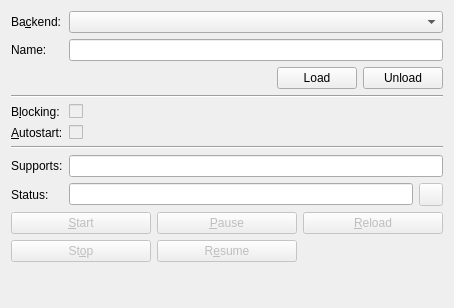
<?xml version="1.0" encoding="UTF-8"?>
<ui version="4.0">
 <class>ControlWidget</class>
 <widget class="QWidget" name="ControlWidget">
  <property name="geometry">
   <rect>
    <x>0</x>
    <y>0</y>
    <width>454</width>
    <height>308</height>
   </rect>
  </property>
  <property name="windowTitle">
   <string>ControlWidget</string>
  </property>
  <layout class="QFormLayout" name="formLayout">
   <item row="0" column="0">
    <widget class="QLabel" name="backendLabel">
     <property name="text">
      <string>Ba&amp;ckend:</string>
     </property>
     <property name="buddy">
      <cstring>backendComboBox</cstring>
     </property>
    </widget>
   </item>
   <item row="0" column="1">
    <widget class="QComboBox" name="backendComboBox"/>
   </item>
   <item row="1" column="0">
    <widget class="QLabel" name="nameLabel">
     <property name="text">
      <string>Name:</string>
     </property>
    </widget>
   </item>
   <item row="1" column="1">
    <widget class="QLineEdit" name="nameLineEdit"/>
   </item>
   <item row="2" column="0" colspan="2">
    <layout class="QHBoxLayout" name="horizontalLayout">
     <item>
      <spacer name="horizontalSpacer">
       <property name="orientation">
        <enum>Qt::Horizontal</enum>
       </property>
       <property name="sizeHint" stdset="0">
        <size>
         <width>40</width>
         <height>20</height>
        </size>
       </property>
      </spacer>
     </item>
     <item>
      <widget class="QPushButton" name="loadButton">
       <property name="text">
        <string>Load</string>
       </property>
      </widget>
     </item>
     <item>
      <widget class="QPushButton" name="unloadButton">
       <property name="text">
        <string>Unload</string>
       </property>
      </widget>
     </item>
    </layout>
   </item>
   <item row="3" column="0" colspan="2">
    <widget class="Line" name="line_2">
     <property name="orientation">
      <enum>Qt::Horizontal</enum>
     </property>
    </widget>
   </item>
   <item row="4" column="0">
    <widget class="QLabel" name="bLockingLabel">
     <property name="text">
      <string>B&amp;locking:</string>
     </property>
     <property name="buddy">
      <cstring>bLockingCheckBox</cstring>
     </property>
    </widget>
   </item>
   <item row="4" column="1">
    <widget class="QCheckBox" name="bLockingCheckBox">
     <property name="enabled">
      <bool>false</bool>
     </property>
    </widget>
   </item>
   <item row="5" column="0">
    <widget class="QLabel" name="enabledLabel">
     <property name="text">
      <string>&amp;Autostart:</string>
     </property>
     <property name="buddy">
      <cstring>enabledCheckBox</cstring>
     </property>
    </widget>
   </item>
   <item row="5" column="1">
    <widget class="QCheckBox" name="enabledCheckBox">
     <property name="enabled">
      <bool>false</bool>
     </property>
    </widget>
   </item>
   <item row="6" column="0" colspan="2">
    <widget class="Line" name="line">
     <property name="orientation">
      <enum>Qt::Horizontal</enum>
     </property>
    </widget>
   </item>
   <item row="7" column="0">
    <widget class="QLabel" name="supportsLabel">
     <property name="text">
      <string>Supports:</string>
     </property>
    </widget>
   </item>
   <item row="7" column="1">
    <widget class="QLineEdit" name="supportsLineEdit">
     <property name="enabled">
      <bool>true</bool>
     </property>
     <property name="readOnly">
      <bool>true</bool>
     </property>
    </widget>
   </item>
   <item row="8" column="0">
    <widget class="QLabel" name="statusLabel">
     <property name="text">
      <string>Status:</string>
     </property>
    </widget>
   </item>
   <item row="9" column="0" colspan="2">
    <layout class="QGridLayout" name="gridLayout">
     <item row="0" column="0">
      <widget class="QPushButton" name="startButton">
       <property name="enabled">
        <bool>false</bool>
       </property>
       <property name="text">
        <string>&amp;Start</string>
       </property>
      </widget>
     </item>
     <item row="1" column="0">
      <widget class="QPushButton" name="stopButton">
       <property name="enabled">
        <bool>false</bool>
       </property>
       <property name="text">
        <string>St&amp;op</string>
       </property>
      </widget>
     </item>
     <item row="1" column="1">
      <widget class="QPushButton" name="resumeButton">
       <property name="enabled">
        <bool>false</bool>
       </property>
       <property name="text">
        <string>R&amp;esume</string>
       </property>
      </widget>
     </item>
     <item row="0" column="1">
      <widget class="QPushButton" name="pauseButton">
       <property name="enabled">
        <bool>false</bool>
       </property>
       <property name="text">
        <string>&amp;Pause</string>
       </property>
      </widget>
     </item>
     <item row="0" column="2">
      <widget class="QPushButton" name="reloadButton">
       <property name="enabled">
        <bool>false</bool>
       </property>
       <property name="text">
        <string>&amp;Reload</string>
       </property>
      </widget>
     </item>
    </layout>
   </item>
   <item row="8" column="1">
    <layout class="QHBoxLayout" name="horizontalLayout_2">
     <item>
      <widget class="QLineEdit" name="statusLineEdit">
       <property name="enabled">
        <bool>true</bool>
       </property>
       <property name="readOnly">
        <bool>true</bool>
       </property>
      </widget>
     </item>
     <item>
      <widget class="QToolButton" name="statusButton">
       <property name="enabled">
        <bool>false</bool>
       </property>
       <property name="toolButtonStyle">
        <enum>Qt::ToolButtonFollowStyle</enum>
       </property>
      </widget>
     </item>
    </layout>
   </item>
  </layout>
  <action name="actionReload">
   <property name="icon">
    <iconset theme="view-refresh">
     <normaloff>.</normaloff>.</iconset>
   </property>
   <property name="text">
    <string>Reload</string>
   </property>
   <property name="shortcut">
    <string>Ctrl+R</string>
   </property>
  </action>
 </widget>
 <layoutdefault spacing="6" margin="11"/>
 <resources/>
 <connections/>
</ui>
